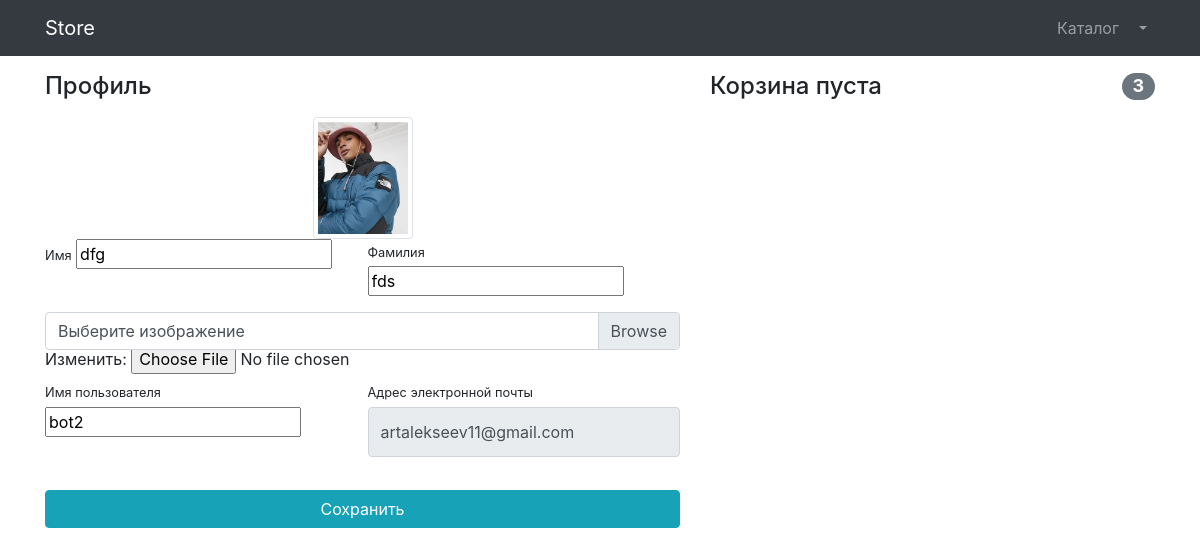
Before: /users/profile/ (signed in) with the older database file.
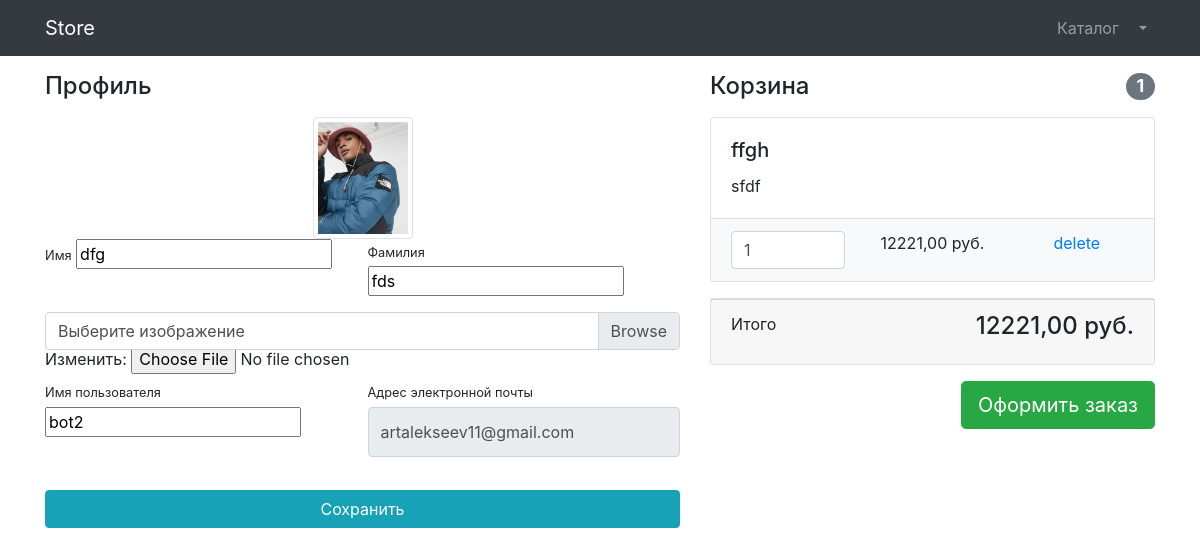
After: the same page with the newer database file.
### products/models.py (models this page shows, shortened)
class Basket(models.Model):
    user = models.ForeignKey(to=User, on_delete=models.CASCADE)
    product = models.ForeignKey(to=Product, on_delete=models.CASCADE)
    quantity = models.PositiveSmallIntegerField(default=0)
    created_timestamp = models.DateTimeField(auto_now_add=True)
    def sum(self):
        return self.product.price * self.quantity

class Product(models.Model):
    name = models.CharField(max_length=256)
    description = models.TextField(null=True, blank=True)
    price = models.DecimalField(max_digits=10, decimal_places=2)
    quantity = models.PositiveIntegerField(default=0)
    image = models.ImageField(upload_to='products_images')
    category = models.ForeignKey(to=ProductCategory, on_delete=models.PROTECT)

### users/views.py (the view)
# urls.py: path('profile/', profile, name = 'profile'),
def profile(request):
    if request.method == 'POST':
        form = UserProfileForm(instance=request.user, data=request.POST, files=request.FILES)
        if form.is_valid():
            form.save()
            return HttpResponseRedirect(reverse('users:profile'))
        else:print(form.errors)
    else:
        form = UserProfileForm(instance=request.user)
        baskets = Basket.objects.filter(user = request.user)
        total_sum = 0
        total_quantity = 0
        for i in baskets:
            total_sum += i.sum()
            total_quantity += i.quantity
        context = {'Title':'Профиль',
                   'form': form,
                   'baskets': baskets,
                   'total_sum': total_sum,
                   'total_quantity': total_quantity,}
    return render(request, 'profile.html', context=context)

### users/forms.py
class UserProfileForm(UserChangeForm):
    first_name = forms.CharField(widget=forms.TextInput(attrs={'class':'form-control py-4'})),
    last_name = forms.CharField(widget=forms.TextInput(attrs={'class':'form-control py-4'})),
    image = forms.ImageField(widget=forms.FileInput(attrs={'class':'custom-file-input'}), required=False),
    username = forms.CharField(widget=forms.TextInput(attrs={'class': 'form-control py-4', 'readonly':True})),
    email = forms.CharField(widget=forms.TextInput(attrs={'class': 'form-control py-4', 'readonly':True}))
    class Meta:
        model = User
        fields = ('first_name', 'last_name', 'image', 'username', 'email')

### users/templates/profile.html (shortened to what this page needs)
{% extends "base.html" %}
{% load static %}
{% block css %}
    <link href="/static/vendor/css/profile.css" rel="stylesheet">
{% endblock %}
{% block content %}
<div class="container">
    <div class="row">
        <div class="col-lg-7">
            <h4 class="mt-3 mb-3">Профиль</h4>
                <div class="col-lg-12 text-center">
                    <img width="100" height="100"
                         src="{% if user.image %} {{ user.image.url }} {% else %} {% static 'vendor/img/users/default_avatar.jpg' %} {% endif %}"
                         class="img-thumbnail">
                </div>
            <form action="{% url 'users:profile'%}" method="post" enctype="multipart/form-data">
                <div class="form-row">
                    <div class="col-lg-6">
                        <div class="form-group">
                            <label class="small mb-1" for="{{ form.first_name.id_for_label }}">Имя</label>
                            {{ form.first_name}}
                        </div>
                    </div>
                    <div class="col-lg-6">
                        <div class="form-group">
                            <label class="small mb-1" for="{{ form.last_name.id_for_label }}">Фамилия</label>
                            {{ form.last_name}}
                        </div>
                    </div>
                </div>
                <div class="form-row mb-2">
                    <div class="col-lg-12">
                        <div class="custom-file">
                            {{ form.image}}
                            <label class="custom-file-label" for="{{ form.image.id_for_label }}">Выберите изображение</label>
                        </div>
                    </div>
                </div>
                <div class="form-row">
                    <div class="col-lg-6">
                        <label class="small mb-1" for="{{ form.username.id_for_label }}">Имя пользователя</label>
                        {{ form.username}}
                    </div>
                    <div class="col-lg-6">
                        <label class="small mb-1" for="{{ form.email.id_for_label }}">Адрес электронной почты</label>
                        {{ form.email }}
                    </div>
                </div>
                <div class="form-row">
                    <div class="col-lg-12" style="margin-top: 33px;">
                        <input class="btn btn-info btn-block" type="submit" value="Сохранить">
                    </div>
                </div>
            </form>
        </div>
        <div class="col-lg-5">
            {% include 'baskets.html' %}
    </div>
</div>
{% endblock %}

### users/templates/baskets.html
{% if baskets %}
<h4 class="mt-3 mb-3 d-flex justify-content-between align-items-center mb-3">
                Корзина <span class="badge badge-secondary badge-pill">{{total_quantity}}</span>
            </h4>
    {% for basket in baskets %}
<div class="card mb-3">
                <div class="card-body">
                    <h5 class="card-title">{{ basket.product.name }}</h5>
                    <p class="card-text">{{ basket.product.description }}</p>
                </div>
                <ul class="list-group list-group-flush">
                    <li class="list-group-item bg-light">
                        <div class="row text-center">
                            <div class="col-lg-4">
                                <input name="basketID" type="number" class="form-control"
                                       value="1" min="0">
                            </div>
                            <div class="col-lg-4">{{ basket.sum }} руб.</div>
                            <div class="col-lg-4">
                                <a href="{% url 'products:basket_remove' basket.id %}">
                                    delete
                                </a>
                            </div>
                        </div>
                    </li>
                </ul>
            </div>
   {% endfor %}
<div class="card mb-3">
                <div class="card-footer">
                    <p class="float-left">Итого</p>
                    <h4 class="float-right">{{ total_sum }} руб.</h4>
                </div>
            </div>
<a class="btn btn-success btn-lg float-right" href="">
                Оформить заказ
            </a>
{% else %}
<h4 class="mt-3 mb-3 d-flex justify-content-between align-items-center mb-3">
                Корзина пуста <span class="badge badge-secondary badge-pill">3</span>
            </h4>
{% endif %}

Changed rows visible on the page:
added Basket: product.name "ffgh", product.description "sfdf", sum "12221,00"
Other visible differences:
{{ total_quantity }}: (not shown) → "1"
{{ total_sum }}: (not shown) → "12221,00"
text no longer shown: "Корзина пуста 3"
text now shown: "Корзина Итого руб. Оформить заказ"
